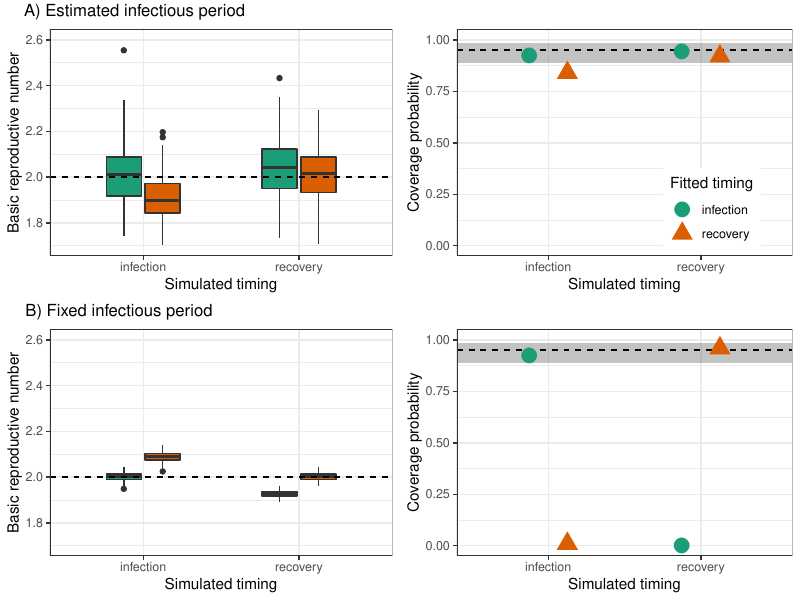

Source code (R):
library(dplyr)
library(ggplot2); theme_set(theme_bw())
library(gridExtra)
library(grid)

scale_colour_discrete <- function(...,palette="Dark2") scale_colour_brewer(...,palette=palette)
scale_fill_discrete <- function(...,palette="Dark2") scale_fill_brewer(...,palette=palette)

dir <- "../analysis/"
files <- c("incidence_incidence.rda",
		   "incidence_mortality.rda",
		   "mortality_incidence.rda",
		   "mortality_mortality.rda",
		   "incidence_incidence_fixed.rda",
		   "incidence_mortality_fixed.rda",
		   "mortality_incidence_fixed.rda",
		   "mortality_mortality_fixed.rda")

data <- rep(c("infection", "infection", "recovery", "recovery"), 2)
fit <- rep(c("infection", "recovery", "infection", "recovery"), 2)
inf <- rep(c("estimated", "fixed"), each=4)

comblist <- summlist <- vector('list', 8)

for (i in 1:8) {
	load(paste0(dir, files[i]))
	
	comblist[[i]] <- reslist
}

for (i in 1:8) {
	summlist[[i]] <- lapply(comblist[[i]], function(x) {
		data.frame(
			data=data[i],
			fit=fit[i],
			inf=inf[i],
			estimate=x[[1]],
			growth=(exp(coef(x[[3]])[[1]])-1) * exp(coef(x[[3]])[[2]]),
			period=1/exp(coef(x[[3]])[[2]]),
			rho=plogis(coef(x[[3]])[[5]]),
			coverage=(x[[2]][1] < 2 && 2 < x[[2]][2])
		)
	}) %>%
		bind_rows
}

summdata <- summlist %>%
	bind_rows

summdata %>%
	group_by(data, fit, inf) %>%
	summarize(bias=(mean(estimate)-2)/2)

g1 <- ggplot(filter(summdata, inf=="estimated")) +
	geom_boxplot(aes(x=data, y=estimate, fill=fit), width=0.5) +
	geom_hline(yintercept=2, lty=2) +
	scale_x_discrete("Simulated timing") +
	scale_y_continuous("Basic reproductive number",
					   limits=c(1.7, 2.6)) +
	theme(
		legend.position="none"
	)

coverdata <- summdata %>%
	group_by(data, fit, inf) %>%
	summarize(
		coverage=mean(coverage)
	)

g2 <- ggplot(filter(coverdata, inf=="estimated")) +
	geom_rect(xmin=-Inf, xmax=Inf, ymin=binom.test(95, 100)[[4]][1], ymax=binom.test(95, 100)[[4]][2], alpha=0.1) +
	geom_hline(yintercept=0.95, lty=2) +
	geom_point(aes(x=data, y=coverage, col=fit, group=fit), size=5, position = position_dodge(width = 0.5)) +
	scale_x_discrete("Simulated timing") +
	scale_y_continuous("Coverage probability", limits=c(0, 1)) +
	scale_colour_discrete("Fitted timing") +
	theme(
		legend.position=c(0.76, 0.2)
	)

g3 <- g1 %+% filter(summdata, inf=="fixed")
	
g4 <- g2 %+% filter(coverdata, inf=="fixed") +
	theme(legend.position="none")

g5 <- grid.arrange(g1, g2, nrow=1, top=textGrob("A) Estimated infectious period", hjust=1.7))
g6 <- grid.arrange(g3, g4, nrow=1, top=textGrob("B) Fixed infectious period", hjust=2))

gtot <- arrangeGrob(g5, g6, nrow=2)

ggsave("compare_deterministic.pdf", gtot, width=8, height=6)
